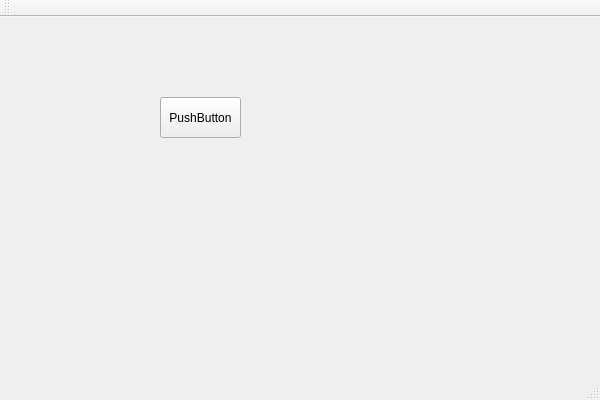
<?xml version="1.0" encoding="UTF-8"?>
<ui version="4.0">
 <class>QtGuiApplication1Class</class>
 <widget class="QMainWindow" name="QtGuiApplication1Class">
  <property name="geometry">
   <rect>
    <x>0</x>
    <y>0</y>
    <width>600</width>
    <height>400</height>
   </rect>
  </property>
  <property name="windowTitle">
   <string>QtGuiApplication1</string>
  </property>
  <widget class="QWidget" name="centralWidget">
   <widget class="QPushButton" name="pushButton">
    <property name="geometry">
     <rect>
      <x>160</x>
      <y>80</y>
      <width>81</width>
      <height>41</height>
     </rect>
    </property>
    <property name="text">
     <string>PushButton</string>
    </property>
   </widget>
  </widget>
  <widget class="QMenuBar" name="menuBar">
   <property name="geometry">
    <rect>
     <x>0</x>
     <y>0</y>
     <width>600</width>
     <height>23</height>
    </rect>
   </property>
  </widget>
  <widget class="QToolBar" name="mainToolBar">
   <attribute name="toolBarArea">
    <enum>TopToolBarArea</enum>
   </attribute>
   <attribute name="toolBarBreak">
    <bool>false</bool>
   </attribute>
  </widget>
  <widget class="QStatusBar" name="statusBar"/>
 </widget>
 <layoutdefault spacing="6" margin="11"/>
 <resources>
  <include location="QtGuiApplication1.qrc"/>
 </resources>
 <connections/>
</ui>
